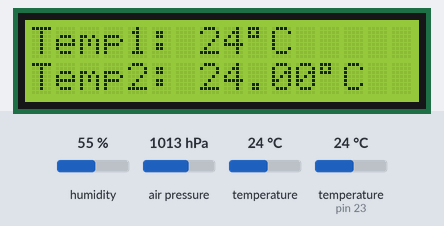
The sketch below on a simulated Arduino Mega 2560, built with avr-gcc and run on an emulated ATmega2560. On the bench: 16×2 character LCD. The test bench sets the inputs (shaded band); at power-on: humidity 55 %, air pressure 1013 hPa, temperature 24 °C, temperature (sensor on pin 23) 24 °C.

Above: at 1.2 s.
1.3 s: humidity set to 22 %
At 8.9 s:
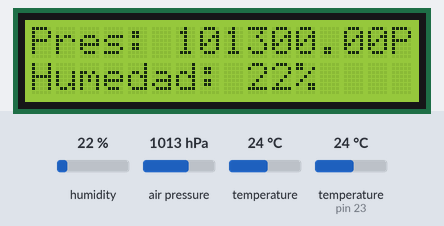
13.2 s: air pressure set to 952 hPa
At 17.0 s:
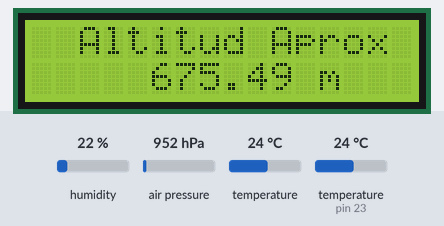
17.7 s: temperature (sensor 0) set to 12 °C
At 18.5 s:
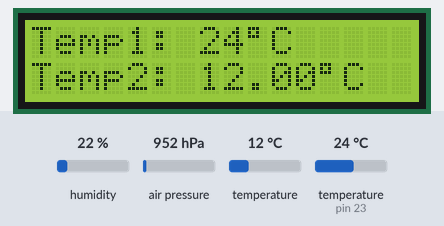
22.0 s: temperature (sensor on pin 23) set to 12 °C
At 24.8 s:
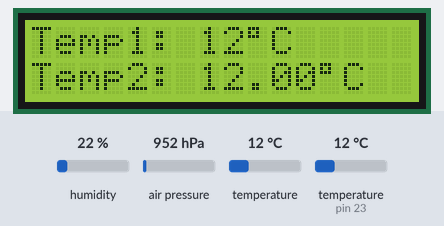
27.7 s: humidity set to 40 %
At 32.9 s:
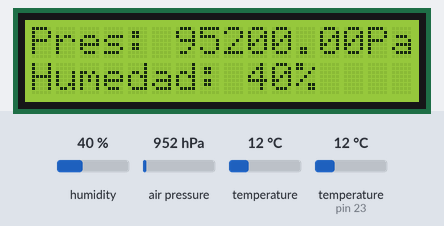
35.8 s: air pressure set to 975 hPa
At 39.2 s:
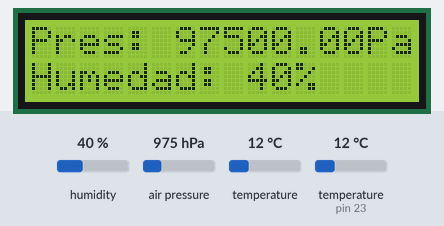
Timing chart, 0 to 40.7 s (numbered marks = the images above; inputs shaded):
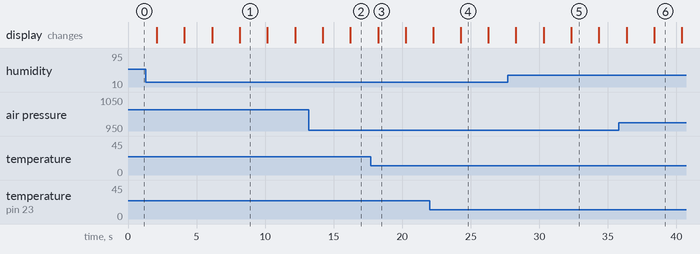

The sketch:

Combinaci_n_DHT11_con_BMP280.ino
```cpp
#include <Wire.h>
#include <LiquidCrystal.h> //Libreria del LCD
LiquidCrystal lcd(8,9,4,5,6,7); //Definimos los pines del LCD


#include "DHT.h" //cargamos la librería DHT
#define DHTPIN 23 //Seleccionamos el pin 23 en el que se conectará el sensor
#define DHTTYPE DHT11 //Se selecciona el DHT11 (hay //otros DHT)
DHT dht(DHTPIN, DHTTYPE); //Se inicia una variable que será usada por Arduino para comunicarse con el sensor

#include <SPI.h> //Incluimos librerias
#include <Adafruit_Sensor.h> //Incluimos librerias BMP280
#include <Adafruit_BMP280.h> //Incluimos librerias BMP280

#define BMP_SCK 13
#define BMP_MISO 12
#define BMP_MOSI 11
#define BMP_CS 10

Adafruit_BMP280 bmp; // I2C

//////////////////PINES///////////////////////
/*
  BMP280
 VCC= 5v
 GND= GND
 SCL= 21(SCL)
 SDA= 20(SDA)

  DHT11
 += 5v
 -= GND
 OUT= 23
*/

/////////////////////////////////////////////////////////////////////////////////////////

void setup() {
  Serial.begin(9600);
  Wire.begin();

  dht.begin(); //Se inicia el sensor de temperatura

  lcd.begin(16, 2); //Definimos las Dimenciones del LCD
  lcd.clear(); //Borramos pantalla

  if (!bmp.begin(0x76)) { //Canal 0x76 para I2C
    Serial.println(F("Fallo!!, REVISAR CONEXIÓN"));
    while (1);
  }
}

void loop() {

 float humedadTH = dht.readHumidity(); //Se lee la humedad
 float temperaturaTH = dht.readTemperature(); //Se lee la temperatura

 //Imprimimos en el LCD

        lcd.clear();
        lcd.setCursor(0,0);
        lcd.print("Temp1: ");
        lcd.print(int(temperaturaTH));
        lcd.print((char)223);
        lcd.print("C");

        lcd.setCursor(0,1);
        lcd.print(F("Temp2: "));
        lcd.print(bmp.readTemperature());
        lcd.print((char)223);
        lcd.print("C");

        delay(2000);

        lcd.clear();
        lcd.setCursor(0,0);
        lcd.print(F("Pres: "));
        lcd.print(bmp.readPressure());
        lcd.print("Pa");

        lcd.setCursor(0,1);
        lcd.print("Humedad: ");
        lcd.print(int(humedadTH));
        lcd.print((char)37);

        delay(2000);

        lcd.clear();
        lcd.setCursor(0,0);
        lcd.print(F("  Altitud Aprox "));
        lcd.setCursor(0,1);
        lcd.print("     ");
        lcd.print(bmp.readAltitude(1032)); // Aquí colocar la presión en hPa del lugar donde vives.
        lcd.print(" m");

        delay(2000);

}
```

Measured:
- what the display in image 1 shows lasts 2.0 s, from 8.2 s to 10.2 s
